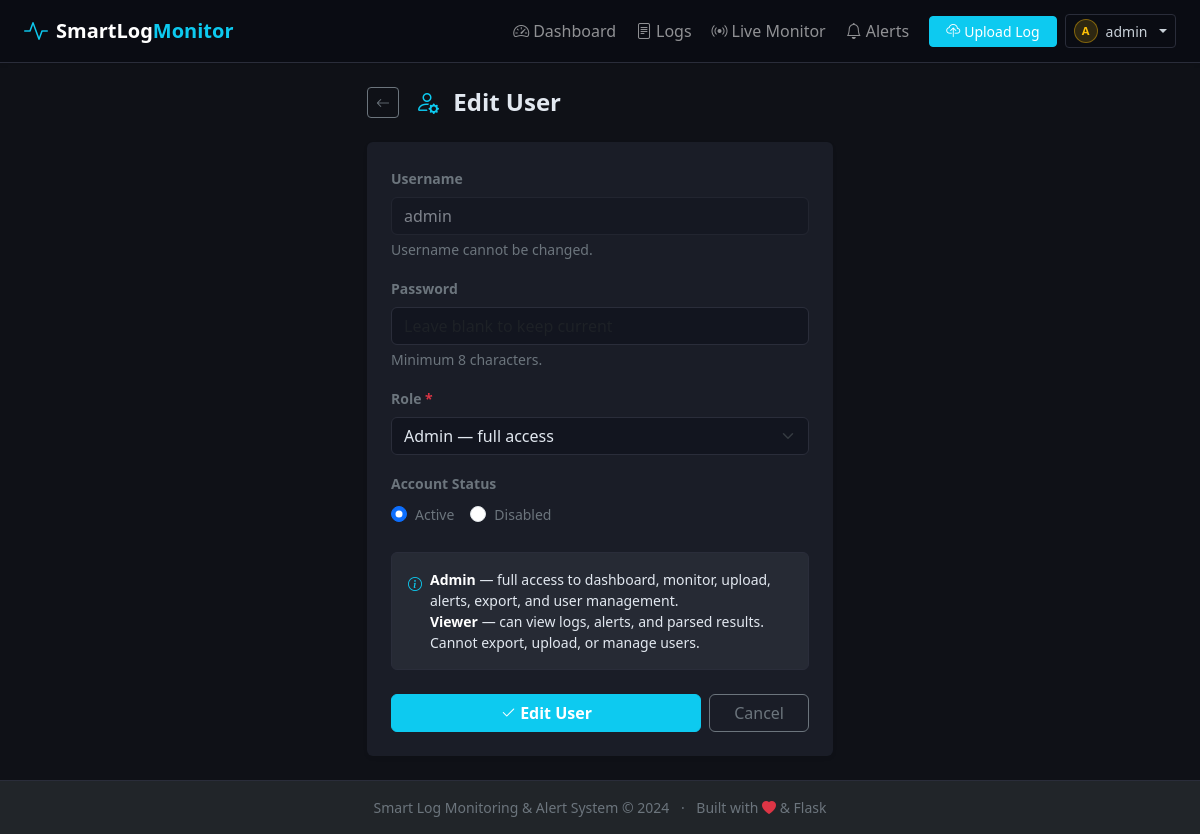
Page /admin/users/1/edit (signed in) on the committed database.
### modules/models.py (models this page shows, shortened)
class User(db.Model):
    __tablename__ = "users"
    id            = db.Column(db.Integer,     primary_key=True)
    username      = db.Column(db.String(80),  nullable=False, unique=True, index=True)
    password_hash = db.Column(db.String(256), nullable=False)
    role          = db.Column(db.String(20),  nullable=False, default="viewer")
    is_active     = db.Column(db.Boolean,     nullable=False, default=True)
    created_at    = db.Column(db.DateTime,    default=datetime.utcnow)
    last_login_at = db.Column(db.DateTime,    nullable=True)
    @property
    def is_admin(self) -> bool:
        return self.role == "admin"

### modules/auth.py (the view, shortened to what this page needs)
@auth_bp.route("/admin/users/<int:user_id>/edit", methods=["GET", "POST"])
@admin_required
def user_edit(user_id: int):
    from modules.models import User
    from extensions import db
    user = User.query.get_or_404(user_id)
    return render_template("admin_user_form.html", action="Edit", user=user)

### modules/auth.py (called while the page is built)
def get_current_user():
    cached = getattr(g, "current_user", _SENTINEL)
    if cached is not _SENTINEL and cached is not None:
        return cached
    user_id = session.get("user_id")
    if not user_id:
        return None
    from modules.models import User
    from extensions import db
    user = db.session.get(User, user_id)
    if user is None or not user.is_active or user.role != session.get("role"):
        session.clear()
        return None
    g.current_user = user
    return user

def admin_required(fn: Callable) -> Callable:
    @functools.wraps(fn)
    def wrapper(*args, **kwargs):
        user = get_current_user()
        if user is None:
            flash("Please log in to access this page.", "warning")
            return redirect(url_for("auth.login", next=request.path))
        if not user.is_admin:
            log.warning(
                "Non-admin user '%s' tried to access admin route '%s'",
                user.username, request.path,
            )
            return render_template("403.html"), 403
        return fn(*args, **kwargs)
    return wrapper

### modules/models.py (called while the page is built)
    @classmethod
    def unread_count(cls) -> int:
        from sqlalchemy import or_
        return cls.query.filter(
            cls.status.in_(["open", "acknowledged"])
        ).filter_by(is_read=False).count()

### templates/admin_user_form.html (shortened to what this page needs)
{% extends "base.html" %}
{% block content %}
<div class="row justify-content-center">
  <div class="col-lg-5">
    <div class="d-flex align-items-center mb-4">
      <a href="{{ url_for('auth.user_list') }}" class="btn btn-outline-secondary btn-sm me-3">
        <i class="bi bi-arrow-left"></i>
      </a>
      <h4 class="fw-bold mb-0">
        <i class="bi bi-person-{% if action == 'Create' %}plus{% else %}gear{% endif %} text-info me-2"></i>
        {{ action }} User
      </h4>
    </div>
    <div class="card border-0 shadow-sm">
      <div class="card-body p-4">
        <form method="POST" novalidate>
          {% if action == 'Create' %}
          <div class="mb-3">
            <label for="username" class="form-label text-secondary small fw-semibold">
              Username <span class="text-danger">*</span>
            </label>
            <input type="text" id="username" name="username"
                   class="form-control dash-input"
                   placeholder="e.g. john_doe"
                   autocomplete="off" required />
          </div>
          {% else %}
          <div class="mb-3">
            <label class="form-label text-secondary small fw-semibold">Username</label>
            <div class="form-control dash-input opacity-50" style="cursor:default;">
              {{ user.username }}
            </div>
            <div class="form-text text-secondary">Username cannot be changed.</div>
          </div>
          {% endif %}
          <div class="mb-3">
            <label for="password" class="form-label text-secondary small fw-semibold">
              Password {% if action == 'Create' %}<span class="text-danger">*</span>{% endif %}
            </label>
            <input type="password" id="password" name="password"
                   class="form-control dash-input"
                   placeholder="{% if action == 'Edit' %}Leave blank to keep current{% else %}Minimum 8 characters{% endif %}"
                   autocomplete="new-password"
                   {% if action == 'Create' %}required{% endif %} />
            <div class="form-text text-secondary">Minimum 8 characters.</div>
          </div>
          <div class="mb-3">
            <label for="role" class="form-label text-secondary small fw-semibold">
              Role <span class="text-danger">*</span>
            </label>
            <select id="role" name="role" class="form-select dash-input">
              <option value="admin"
                {% if action == 'Edit' and user.role == 'admin' %}selected{% endif %}>
                Admin — full access
              </option>
            </select>
          </div>
          {% if action == 'Edit' %}
          <div class="mb-4">
            <label class="form-label text-secondary small fw-semibold">Account Status</label>
            <div class="d-flex gap-3">
              <div class="form-check">
                <input class="form-check-input" type="radio" name="is_active"
                       id="active_yes" value="1"
                       {% if user.is_active %}checked{% endif %} />
                <label class="form-check-label text-secondary small" for="active_yes">
                  Active
                </label>
              </div>
              <div class="form-check">
                <input class="form-check-input" type="radio" name="is_active"
                       id="active_no" value="0"
                       {% if not user.is_active %}checked{% endif %} />
                <label class="form-check-label text-secondary small" for="active_no">
                  Disabled
                </label>
              </div>
            </div>
          </div>
          {% endif %}
          <div class="alert alert-secondary small mb-4 d-flex gap-2 align-items-start">
            <i class="bi bi-info-circle text-info flex-shrink-0 mt-1"></i>
            <div>
              <strong class="text-white">Admin</strong> — full access to dashboard, monitor,
              upload, alerts, export, and user management.<br/>
              <strong class="text-white">Viewer</strong> — can view logs, alerts, and parsed
              results. Cannot export, upload, or manage users.
            </div>
          </div>
          <div class="d-flex gap-2">
            <button type="submit" class="btn btn-info text-white flex-fill fw-semibold">
              <i class="bi bi-check2 me-1"></i>{{ action }} User
            </button>
            <a href="{{ url_for('auth.user_list') }}"
               class="btn btn-outline-secondary px-4">Cancel</a>
          </div>
        </form>
      </div>
    </div>
  </div>
</div>
{% endblock %}

### templates/base.html (shortened to what this page needs)
<!DOCTYPE html>
<html lang="en">
<head>
  <link href="https://cdn.jsdelivr.net/npm/bootstrap@5.3.3/dist/css/bootstrap.min.css" rel="stylesheet" />
  <link href="https://cdn.jsdelivr.net/npm/bootstrap-icons@1.11.3/font/bootstrap-icons.css" rel="stylesheet" />
  <link rel="stylesheet" href="{{ url_for('static', filename='css/style.css') }}" />
</head>
<body>
  <nav class="navbar navbar-expand-lg navbar-dark bg-dark shadow-sm sticky-top">
    <div class="container-fluid px-4">
      <a class="navbar-brand fw-bold d-flex align-items-center gap-2" href="{{ url_for('main.home') }}">
        <i class="bi bi-activity text-info fs-4"></i>
        <span>SmartLog<span class="text-info">Monitor</span></span>
      </a>
      <div class="collapse navbar-collapse" id="navbarMain">
        <ul class="navbar-nav ms-auto mb-2 mb-lg-0 align-items-lg-center gap-1">
          <li class="nav-item">
            <a class="nav-link {% if request.endpoint == 'main.dashboard' %}active{% endif %}"
               href="{{ url_for('main.dashboard') }}">
              <i class="bi bi-speedometer2 me-1"></i>Dashboard
            </a>
          </li>
          <li class="nav-item">
            <a class="nav-link {% if request.endpoint == 'main.logs' %}active{% endif %}"
               href="{{ url_for('main.logs') }}">
              <i class="bi bi-file-text me-1"></i>Logs
            </a>
          </li>
          <li class="nav-item">
            <a class="nav-link {% if request.endpoint == 'main.monitor' %}active{% endif %} position-relative"
               href="{{ url_for('main.monitor') }}">
              <i class="bi bi-broadcast me-1"></i>Live Monitor
            </a>
          </li>
          <li class="nav-item">
            <a class="nav-link {% if request.endpoint == 'main.alerts' %}active{% endif %} position-relative"
               href="{{ url_for('main.alerts') }}">
              <i class="bi bi-bell me-1"></i>Alerts
            </a>
          </li>
          <li class="nav-item ms-lg-2">
            <a class="btn btn-info btn-sm text-white px-3"
               href="{{ url_for('main.upload') }}">
              <i class="bi bi-cloud-upload me-1"></i>Upload Log
            </a>
          </li>
          {% if current_user %}
          <li class="nav-item dropdown ms-lg-1">
            <button class="btn btn-outline-secondary btn-sm dropdown-toggle d-flex align-items-center gap-2"
                    data-bs-toggle="dropdown" aria-expanded="false">
              <span class="user-avatar-sm
                {% if current_user.is_admin %}user-avatar-sm-admin{% endif %}">
                {{ current_user.username[0].upper() }}
              </span>
              <span class="d-none d-lg-inline">{{ current_user.username }}</span>
            </button>
          </li>
          {% else %}
          <li class="nav-item ms-lg-1">
            <a href="{{ url_for('auth.login') }}" class="btn btn-outline-info btn-sm">
              <i class="bi bi-box-arrow-in-right me-1"></i>Login
            </a>
          </li>
          {% endif %}
        </ul>
      </div>
    </div>
  </nav>
  <main class="container-fluid px-4 py-4">
    {% block content %}{% endblock %}
  </main>
  <footer class="footer mt-auto bg-dark text-secondary text-center py-3 small">
    <div class="container-fluid">
      <span>Smart Log Monitoring &amp; Alert System &copy; 2024</span>
      <span class="mx-2">·</span>
      <span>Built with <i class="bi bi-heart-fill text-danger"></i> &amp; Flask</span>
    </div>
  </footer>
</body>
</html>

### static/css/style.css (style rules this page uses)
:root { --color-bg: #0f1117; --color-surface: #1a1d27; --color-border: #2a2d3a; --color-info: #0dcaf0; --color-text: #e2e8f0; --color-muted: #6c757d; }
body { background-color: var(--color-bg); color: var(--color-text); min-height: 100vh; display: flex; flex-direction: column; }
main { flex: 1; }
.card { background-color: var(--color-surface); border-color: var(--color-border) !important; color: var(--color-text); }
.navbar-dark.bg-dark { background-color: #0a0c13 !important; border-bottom: 1px solid var(--color-border); }
.footer { border-top: 1px solid var(--color-border); }
.alert-secondary { background-color: rgba(108, 117, 125, 0.15); border-color: var(--color-border); color: var(--color-text); }
.dash-input { background-color: #12151f !important; border-color: var(--color-border) !important; color: var(--color-text) !important; }
.dash-input option { background-color: #1a1d27; color: var(--color-text); }
.user-avatar-sm { width: 24px; height: 24px; border-radius: 50%; background-color: #2a2d3a; border: 1px solid #3a3d4a; display: inline-flex; align-items: center; justify-content: center; font-weight: 700; font-size: 0.7rem; color: #8b949e; flex-shrink: 0; }
.user-avatar-sm-admin { background-color: rgba(255, 193, 7, 0.15); border-color: rgba(255, 193, 7, 0.4); color: #ffc107; }
.navbar .btn-outline-secondary { border-color: #2a2d3a; color: #c9d1d9; }

### rows in the picture
User: username "A", username "admin", role "Admin — full access", is_active "☑ Active", is_active "☐ Disabled"

### other values in the picture
{{ action }} "Edit"
